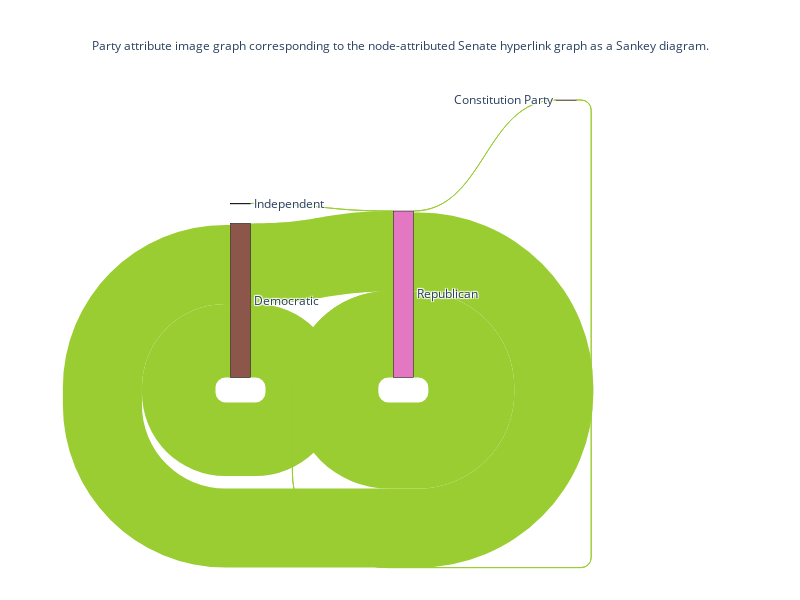

The notebook cell this image was saved under:
### Markdown cell above
### Fig 16-2 Sankey Diagram of Party for House Candidates

### Code cell
# Party attributed House
node_attributes_d = house_candidate_party_d

AG_party = attribute_image_graph(Gh, node_attributes_d)
nodes = list(AG_party.nodes)
node_indices = {node: i for i, node in enumerate(nodes)}
links = []

for u, v, data in AG_party.edges(data=True):
    links.append({
        'source': node_indices[u],
        'target': node_indices[v],
        'value': data['weight']
    })
    

# Define custom colors for nodes and links
node_colors = forty_colors[:len(nodes)]#["red","yellow","purple","blue"]
link_colors = ["yellowgreen"]*len(AG_party.edges)

width=800
height=600
ti3S=f"Party attribute image graph corresponding to the node-attributed House Candidates hyperlink graph as a Sankey diagram."

fig = go.Figure(data=[go.Sankey(
    node=dict(
        pad=10,
        thickness=20,
        line=dict(color="black", width=0.5),
        label=nodes,
        color=node_colors
    ),
    link=dict(
        source=[link['source'] for link in links],
        target=[link['target'] for link in links],
        value=[link['value'] for link in links],
        color=link_colors
    )
)], layout=dict(
    title=dict(text=ti3S, x=0.5, font=dict(size=12)),
    width=width,  # Adjust as needed
    height=height  # Adjust as needed
))
fig.write_html("output_graphs/house_party_sankey_diagram.html")
fig.show()

### Figure 1 — Plotly figure (JSON) as saved in the notebook; plotly's stock layout.template omitted (floating-point values rounded to 4 significant figures)
{"data": [{"link": {"color": ["yellowgreen", "yellowgreen", "yellowgreen", "yellowgreen", "yellowgreen", "yellowgreen", "yellowgreen"], "source": [0, 5, 5, 6, 6, 6, 30], "target": [6, 5, 6, 5, 6, 30, 6], "value": [1, 26902, 29454, 28922, 31439, 2, 1]}, "node": {"color": ["#1f77b4", "#ff7f0e", "#2ca02c", "#d62728", "#9467bd", "#8c564b", "#e377c2", "#7f7f7f", "#bcbd22", "#17becf", "#aec7e8", "#ffbb78", "#98df8a", "#ff9896", "#c5b0d5", "#c49c94", "#f7b6d2", "#c7c7c7", "#dbdb8d", "#9edae5", "#393b79", "#5254a3", "#6b6ecf", "#9c9ede", "#637939", "#8ca252", "#b5cf6b", "#cedb9c", "#8c6d31", "#bd9e39", "#e7ba52", "#e7cb94", "#843c39", "#ad494a", "#d6616b", "#e7969c", "#7b4173", "#a55194", "#ce6dbd"], "label": ["Independent", "United Citizens Party", "Union Party", "Connecticut Conservative Party", "No party preference", "Democratic", "Republican", "MAGA Democratic Party", "Green", "Constitutional Party", "George Wallace Party", "Trump Republican Party", "Progressive Party", "No Party Affiliation", "American Constitution Party", "MAGA Republican Party", "Independent American Party", "Conservative Party", "Independence Party", "Alliance Party", "Unenrolled", "Unity Party", "Veteran's Party", "American Independent Party", "American People's Freedom Party", "People's Party", "Working Families Party", "Bipartisan Party", "United Utah Party", "Calm Rational GOP Party", "Constitution Party", "Congress Sucks Party", "Unaffiliated", "Unity Party of Colorado", "Peace and Freedom Party", "Libertarian", "Colorado Forward Party", "No Political Party", "Wisdom People Party"], "line": {"color": "black", "width": 0.5}, "pad": 10, "thickness": 20}, "type": "sankey"}], "layout": {"height": 600, "title": {"font": {"size": 12}, "text": "Party attribute image graph corresponding to the node-attributed Senate hyperlink graph as a Sankey diagram.", "x": 0.5}, "width": 800}}
